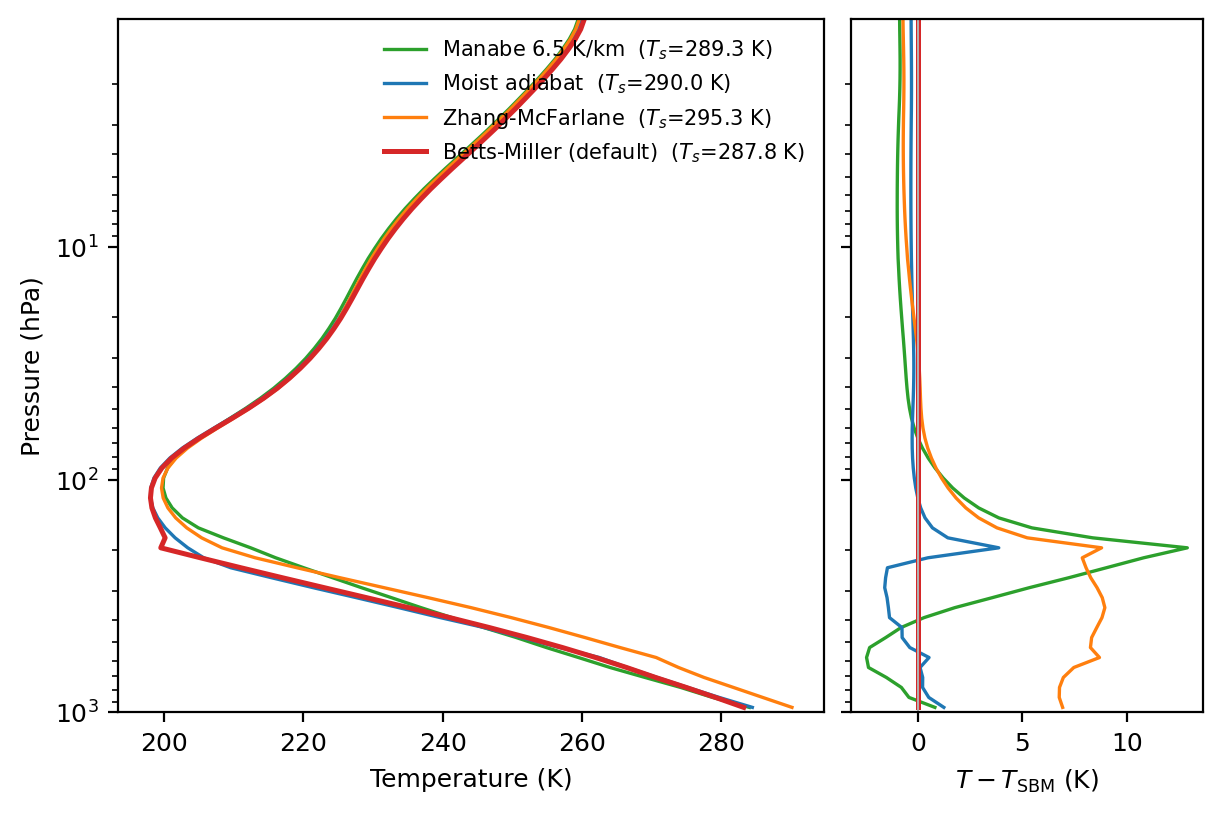

Reproduce this figure in Python.
#!/usr/bin/env python3
"""
conv_sensitivity.py  —  Sensitivity of the ExoColumn Earth equilibrium to the
choice of convective-adjustment scheme.

Holds the modern-Earth cold-start configuration (reference/earth/exocol_config.nml)
completely fixed — same insolation, surface albedo, composition, surface-flux
scheme, moisture treatment, and vertical grid (PVER=70, matching Fig. 1) — and
varies ONLY &exocol_nml::conv_scheme.  This isolates how much the equilibrium
temperature profile and surface temperature depend on the convective closure,
demonstrating the robustness of the production result.

Schemes compared:
    sbm    : simplified Betts-Miller (production default)
    zm     : Zhang-McFarlane soft adjustment (ExoCAM-consistent)
    moist  : RH-weighted local moist-adiabatic adjustment
    manabe : fixed 6.5 K/km lapse rate (Manabe & Wetherald 1967)

Run (sweep + plot):   python reference/earth/conv_sensitivity.py
Re-plot from cache:   CONV_REPLOT=1 python reference/earth/conv_sensitivity.py

Requires the PVER=70 binary (run/exocol.exe) and the Intel runtime on PATH
(source /opt/intel/oneapi/setvars.sh).  The sweep temporarily overwrites the
project-root exocol_config.nml and restores it on exit.
"""

import os
import re
import shutil
import subprocess
import numpy as np
import netCDF4
import matplotlib
matplotlib.use("Agg")
import matplotlib.pyplot as plt

HERE = os.path.dirname(os.path.abspath(__file__))
ROOT = os.path.abspath(os.path.join(HERE, "..", ".."))
BASE_NML = os.path.join(HERE, "exocol_config.nml")      # fixed Earth reference config
ROOT_NML = os.path.join(ROOT, "exocol_config.nml")
EXE = os.path.join(ROOT, "run", "exocol.exe")
OUT_NC = os.path.join(ROOT, "iofiles", "exocol_out.nc")
SWEEPDIR = os.path.join(HERE, "conv_sensitivity")
CACHE = os.path.join(HERE, "conv_sensitivity.npz")
FIG_PDF = os.path.join(HERE, "conv_sensitivity.pdf")
FIG_PNG = os.path.join(HERE, "conv_sensitivity.png")

# (scheme key, display label, colour).  sbm drawn last/heaviest as the reference.
SCHEMES = [
    ("manabe", "Manabe 6.5 K/km", "#2ca02c"),
    ("moist",  "Moist adiabat",   "#1f77b4"),
    ("zm",     "Zhang-McFarlane", "#ff7f0e"),
    ("sbm",    "Betts-Miller (default)", "#d62728"),
]


def run_scheme(scheme):
    """Write the root config with conv_scheme=scheme, run the model, return the
    output NetCDF path (copied into SWEEPDIR) and the reported surface T."""
    with open(BASE_NML) as f:
        txt = f.read()
    txt = re.sub(r"conv_scheme\s*=\s*'[^']*'", f"conv_scheme     = '{scheme}'", txt, count=1)
    with open(ROOT_NML, "w") as f:
        f.write(txt)
    print(f"  running conv_scheme='{scheme}' ...", flush=True)
    res = subprocess.run([EXE], cwd=ROOT, capture_output=True, text=True)
    if res.returncode != 0:
        print(res.stdout[-2000:])
        print(res.stderr[-2000:])
        raise RuntimeError(f"exocol.exe failed for scheme {scheme}")
    dst = os.path.join(SWEEPDIR, f"{scheme}.nc")
    shutil.copyfile(OUT_NC, dst)
    # Pull the final Ts and step count from stdout if printed (diagnostic only).
    ts = None
    for line in res.stdout.splitlines()[::-1]:
        m = re.search(r"[Tt]s\s*=\s*([0-9.]+)", line)
        if m:
            ts = float(m.group(1))
            break
    return dst, ts


def load_profile(nc):
    d = netCDF4.Dataset(nc)
    pmid = d.variables["pmid"][:].astype(float)      # Pa
    tmid = d.variables["tmid"][:].astype(float)      # K
    ts = float(d.variables["ts"][:]) if "ts" in d.variables else float("nan")
    q = d.variables["h2ommr"][:].astype(float) if "h2ommr" in d.variables else None
    d.close()
    return pmid, tmid, ts, q


def sweep():
    os.makedirs(SWEEPDIR, exist_ok=True)
    backup = ROOT_NML + ".convsens_bak"
    shutil.copyfile(ROOT_NML, backup)
    data = {}
    try:
        for key, _, _ in SCHEMES:
            nc, ts_stdout = run_scheme(key)
            pmid, tmid, ts, q = load_profile(nc)
            data[key] = dict(pmid=pmid, tmid=tmid, ts=ts, q=q)
            print(f"    -> Ts = {ts:.3f} K", flush=True)
    finally:
        shutil.copyfile(backup, ROOT_NML)
        os.remove(backup)
    # Cache (npz can't hold dict-of-dict directly; flatten).
    flat = {}
    for key in data:
        for fld in ("pmid", "tmid", "q"):
            if data[key][fld] is not None:
                flat[f"{key}__{fld}"] = data[key][fld]
        flat[f"{key}__ts"] = np.array(data[key]["ts"])
    np.savez(CACHE, **flat)
    return data


def load_cache():
    z = np.load(CACHE)
    data = {}
    for key, _, _ in SCHEMES:
        data[key] = dict(
            pmid=z[f"{key}__pmid"], tmid=z[f"{key}__tmid"],
            ts=float(z[f"{key}__ts"]),
            q=z[f"{key}__q"] if f"{key}__q" in z.files else None,
        )
    return data


def plot(data):
    plt.rcParams.update({"font.size": 9, "axes.linewidth": 0.8,
                         "figure.facecolor": "white", "savefig.facecolor": "white"})
    fig, (ax, axd) = plt.subplots(1, 2, figsize=(7.0, 4.5),
                                  gridspec_kw=dict(width_ratios=[2, 1], wspace=0.05))

    ref = data["sbm"]  # difference reference
    for key, label, color in SCHEMES:
        d = data[key]
        p_hpa = d["pmid"] / 100.0
        lw = 1.8 if key == "sbm" else 1.2
        ax.plot(d["tmid"], p_hpa, "-", color=color, lw=lw,
                label=f"{label}  ($T_s$={d['ts']:.1f} K)")
        # Temperature difference from the SBM reference, interpolated to its grid.
        dT = np.interp(np.log(ref["pmid"]), np.log(d["pmid"]), d["tmid"]) - ref["tmid"]
        axd.plot(dT, ref["pmid"] / 100.0, "-", color=color, lw=lw)

    ax.set_yscale("log")
    ax.invert_yaxis()
    ax.set_xlabel("Temperature (K)")
    ax.set_ylabel("Pressure (hPa)")
    ax.legend(frameon=False, fontsize=7.5, loc="upper right")
    ax.set_ylim(1000, p_hpa.min())

    axd.set_yscale("log")
    axd.invert_yaxis()
    axd.set_ylim(1000, p_hpa.min())
    axd.axvline(0, color="0.7", lw=0.7)
    axd.set_xlabel(r"$T - T_{\rm SBM}$ (K)")
    axd.tick_params(labelleft=False)

    fig.savefig(FIG_PDF, bbox_inches="tight")
    fig.savefig(FIG_PNG, dpi=200, bbox_inches="tight")
    print(f"wrote {FIG_PDF}\nwrote {FIG_PNG}")
    # Summary table.
    print("\n scheme           Ts [K]   dTs vs SBM")
    for key, label, _ in SCHEMES:
        print(f"  {label:<24s} {data[key]['ts']:7.3f}  {data[key]['ts']-ref['ts']:+7.3f}")


if __name__ == "__main__":
    if os.environ.get("CONV_REPLOT") and os.path.exists(CACHE):
        data = load_cache()
    else:
        data = sweep()
    plot(data)
